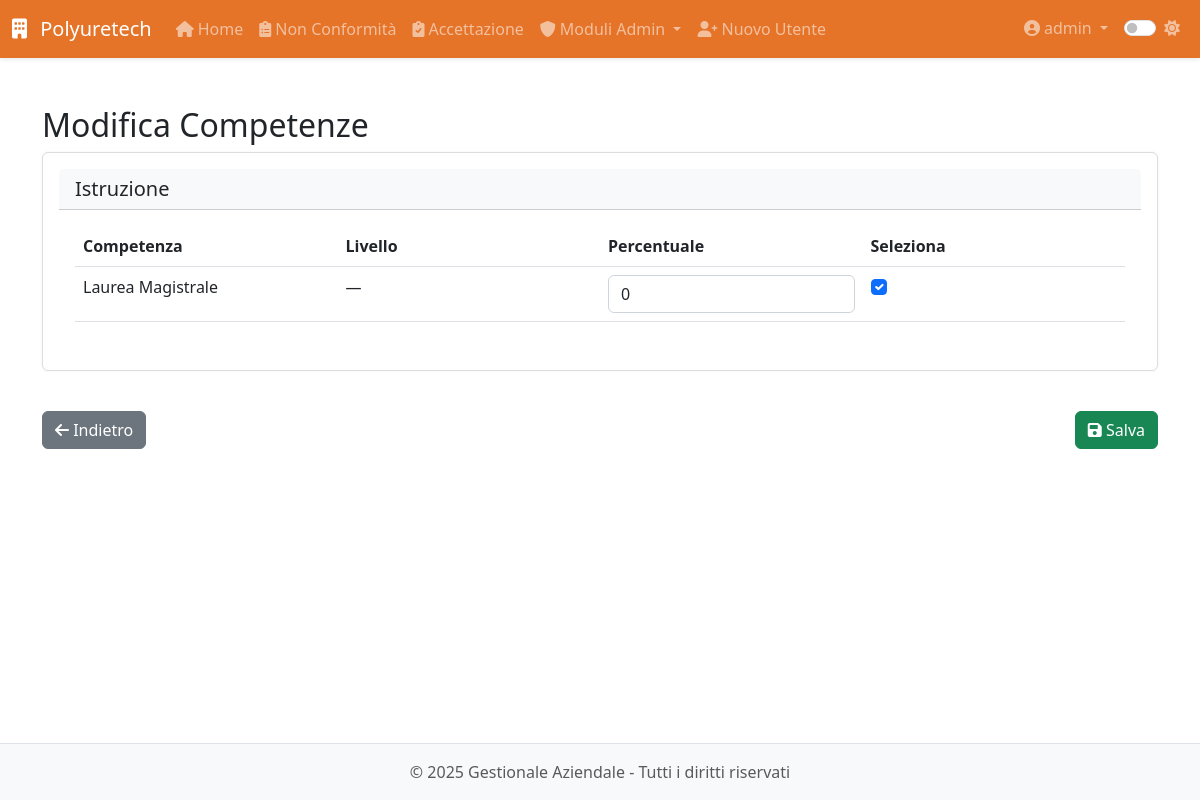
The app's page /modulo8/dipendenti/1/modifica_competenze (signed in) with its own data.
### app/models.py (models this page shows, shortened)
class User(UserMixin, db.Model):
    __tablename__ = 'users'
    id = db.Column(db.Integer, primary_key=True)
    username = db.Column(db.String(64), unique=True, nullable=False, index=True)
    email = db.Column(db.String(120), unique=True, nullable=False, index=True)
    password_hash = db.Column(db.String(128), nullable=False)
    role = db.Column(db.String(20), default='operatore')  # 'operatore' o 'admin'
    created_at = db.Column(db.DateTime, default=datetime.utcnow)
    last_login = db.Column(db.DateTime)
    is_active = db.Column(db.Boolean, default=True)
    is_admin = db.Column(db.Boolean, default=False)
    modules = db.Column(db.String(255), default='')  # Lista di moduli accessibili separati da virgola
    modulo1_entries = db.relationship('Modulo1Entry',
                               backref='author',
                               lazy='dynamic',
                               foreign_keys='Modulo1Entry.user_id')
    modulo5_entries = db.relationship('Modulo5Entry',
                               backref='author',
                               lazy='dynamic',
                               foreign_keys='Modulo5Entry.user_id')
    def is_admin(self):
        return self.role == 'admin'

class Competenza(db.Model):
    __tablename__ = 'competenza'
    id = db.Column(db.Integer, primary_key=True)
    nome = db.Column(db.String(64), nullable=False, unique=True)
    descrizione = db.Column(db.Text)
    livello = db.Column(db.String(20))  # base, intermedio, avanzato
    area = db.Column(db.String(64))     # tecnica, amministrativa, etc.
    created_at = db.Column(db.DateTime, default=datetime.utcnow)
    created_by_id = db.Column(db.Integer, db.ForeignKey('users.id'))
    dipendenti_associati = db.relationship('DipendenteCompetenza',
                                         back_populates='competenza',
                                         overlaps="competenze,dipendenti")
    performance = db.relationship('Performance', back_populates='competenza', cascade='all, delete-orphan')

### app/routes/modulo8.py (the view, shortened to what this page needs)
@modulo8.route('/dipendenti/<int:id>/modifica_competenze', methods=['GET', 'POST'])
@login_required
@admin_required
def modifica_competenze(id):
    dip = Dipendente.query.get_or_404(id)
    form = DipendenteStep4Form()
    competenze = Competenza.query.order_by(Competenza.area, Competenza.nome).all()
    form.competenze.choices = [(c.id, c.nome) for c in competenze]
    if request.method == 'GET':
        form.competenze.data = [c.id for c in dip.competenze]
    return render_template('modulo8/dipendenti/modifica_competenze.html',
                         form=form,
                         dip=dip,
                         competenze=competenze)

### app/forms.py
class DipendenteStep4Form(FlaskForm):
    competenze = SelectMultipleField('Competenze', coerce=int, validators=[Optional()])
    percentuali = FieldList(IntegerField('Percentuale', validators=[Optional(), NumberRange(min=0, max=100)]))
    previous_step = SubmitField('Indietro')
    final_submit = SubmitField('Completa e Salva')

### app/models.py (called while the page is built)
@login_manager.user_loader
def load_user(id):
    return User.query.get(int(id))

### app/utils.py (called while the page is built)
def admin_required(f):
    @wraps(f)
    def decorated_function(*args, **kwargs):
        if not current_user.is_admin:
            abort(403)
        return f(*args, **kwargs)
    return decorated_function

### app/templates/modulo8/dipendenti/modifica_competenze.html (shortened to what this page needs)
{% extends 'base.html' %}
{% block content %}
<div class="module-view">
    <h2>Modifica Competenze</h2>
    <form method="POST" class="needs-validation" novalidate>
        <div class="row">
            <div class="col-12">
                {% set aree = {} %}
                {% for comp in competenze %}
                    {% if comp.area not in aree %}
                        {% set _ = aree.update({comp.area: []}) %}
                    {% endif %}
                    {% set _ = aree[comp.area].append(comp) %}
                {% endfor %}
                {% for area, comps in aree.items() %}
                    <div class="card mb-3">
                        <div class="card-header bg-light">
                            <h5 class="mb-0">{{ area or 'Non Specificata' }}</h5>
                        </div>
                        <div class="card-body">
                            <div class="table-responsive">
                                <table class="table">
                                    <thead>
                                        <tr>
                                            <th style="width: 25%">Competenza</th>
                                            <th style="width: 25%">Livello</th>
                                            <th style="width: 25%">Percentuale</th>
                                            <th style="width: 25%">Seleziona</th>
                                        </tr>
                                    </thead>
                                    <tbody>
                                        {% for comp in comps %}
                                            <tr>
                                                <td>{{ comp.nome }}</td>
                                                <td>{{ comp.livello or '—' }}</td>
                                                <td>
                                                    {% set percentuale = 0 %}
                                                    {% for dc in dip.dipendente_competenze %}
                                                        {% if dc.competenza_id == comp.id %}
                                                            {% set percentuale = dc.percentuale %}
                                                        {% endif %}
                                                    {% endfor %}
                                                    <input type="number"
                                                           name="percentuali"
                                                           class="form-control"
                                                           min="0"
                                                           max="100"
                                                           value="{{ percentuale }}"
                                                           {% if not form.competenze.data or comp.id not in form.competenze.data %}disabled{% endif %}>
                                                </td>
                                                <td>
                                                    <div class="form-check">
                                                        <input type="checkbox"
                                                               name="competenze"
                                                               value="{{ comp.id }}"
                                                               class="form-check-input"
                                                               {% if form.competenze.data and comp.id in form.competenze.data %}checked{% endif %}
                                                               onchange="this.parentElement.parentElement.parentElement.querySelector('input[type=number]').disabled = !this.checked">
                                                    </div>
                                                </td>
                                            </tr>
                                        {% endfor %}
                                    </tbody>
                                </table>
                            </div>
                        </div>
                    </div>
                {% endfor %}
            </div>
        </div>
        <div class="d-flex justify-content-between mt-4">
            <a href="{{ url_for('modulo8.profilo_dipendente', id=dip.id) }}" class="btn btn-secondary">
                <i class="fas fa-arrow-left"></i> Indietro
            </a>
            <button type="submit" class="btn btn-success">
                <i class="fas fa-save"></i> Salva
            </button>
        </div>
    </form>
</div>
{% endblock %}

### app/templates/base.html (shortened to what this page needs)
<!DOCTYPE html>
<html lang="it">
<head>
    <link href="https://cdn.jsdelivr.net/npm/bootstrap@5.3.0-alpha1/dist/css/bootstrap.min.css" rel="stylesheet">
    <link rel="stylesheet" href="https://cdnjs.cloudflare.com/ajax/libs/font-awesome/6.0.0/css/all.min.css">
    <link id="theme-style" rel="stylesheet" href="{{ url_for('static', filename='css/theme-' + theme + '.css') }}">
    <link rel="stylesheet" href="{{ url_for('static', filename='css/style.css') }}">
    <link rel="stylesheet" href="{{ url_for('static', filename='css/modulo8.css') }}">
</head>
<body>
    <header class="navbar navbar-expand-lg navbar-dark bg-primary sticky-top shadow-sm">
        <div class="container-fluid">
            <a class="navbar-brand" href="{{ url_for('dashboard.index') }}">
                <i class="fas fa-building me-2"></i> Polyuretech
            </a>
            <div class="collapse navbar-collapse" id="navbarMain">
                {% if current_user.is_authenticated %}
                <ul class="navbar-nav me-auto">
                    <li class="nav-item">
                        <a class="nav-link" href="{{ url_for('dashboard.index') }}">
                            <i class="fas fa-home me-1"></i>Home
                        </a>
                    </li>
                    <li class="nav-item">
                        <a class="nav-link" href="{{ url_for('modulo1.index') }}">
                            <i class="fas fa-clipboard-list me-1"></i>Non Conformità
                        </a>
                    </li>
                    <li class="nav-item">
                        <a class="nav-link" href="{{ url_for('modulo5.index') }}">
                            <i class="fas fa-clipboard-check me-1"></i>Accettazione
                        </a>
                    </li>
                    {% if current_user.is_admin() %}
                    <li class="nav-item dropdown">
                        <a class="nav-link dropdown-toggle" href="#" id="adminModulesDropdown" data-bs-toggle="dropdown">
                            <i class="fas fa-shield-alt me-1"></i>Moduli Admin
                        </a>
                    </li>
                    <li class="nav-item">
                        <a class="nav-link" href="{{ url_for('auth.register') }}">
                            <i class="fas fa-user-plus me-1"></i>Nuovo Utente
                        </a>
                    </li>
                    {% endif %}
                </ul>
                <ul class="navbar-nav ms-auto">
                    <li class="nav-item dropdown">
                        <a class="nav-link dropdown-toggle" href="#" id="userDropdown" data-bs-toggle="dropdown">
                            <i class="fas fa-user-circle me-1"></i>{{ current_user.username }}
                        </a>
                    </li>
                    <li class="nav-item">
                        <div class="nav-link">
                            <div class="form-check form-switch">
                                <input class="form-check-input" type="checkbox" id="darkModeToggle" {% if theme == 'dark' %}checked{% endif %}>
                                <label class="form-check-label" for="darkModeToggle">
                                    <i id="theme-icon" class="fas {% if theme == 'dark' %}fa-moon{% else %}fa-sun{% endif %}"></i>
                                </label>
                            </div>
                        </div>
                    </li>
                </ul>
                {% endif %}
            </div>
        </div>
    </header>
    <main class="container py-4">
        {% block content %}{% endblock %}
    </main>
    <footer class="footer mt-auto py-3 bg-light">
        <div class="container text-center">
            <span class="text-muted">&copy; {{ current_year }} {{ app_name }} - Tutti i diritti riservati</span>
        </div>
    </footer>
</body>
</html>

### app/static/css/theme-light.css (style rules this page uses)
:root { --primary-color: #e05a00d7; --secondary-color: #6c757d; --bg-color: #ffffff; --text-color: #212529; --border-color: #dee2e6; --hover-bg: #f8f9fa; --card-bg: #ffffff; --card-border: #e9ecef; --input-bg: #ffffff; --input-border: #ced4da; --footer-bg: #f8f9fa; --footer-text: #6c757d; --bs-primary-rgb: 0, 0, 0; --bs-success-rgb: 1, 150, 20; --bs-info-rgb: 0, 0, 255; --bs-purple-rgb: 128, 0, 128; --bs-orange-rgb: 255, 165, 0; --bs-teal-rgb: 180, 180, 180; --bs-warning-rgb: 255, 255, 0; --bs-danger-rgb: 255, 0, 0; --bs-btn-bg: #ffffff; }
body { background-color: var(--bg-color); color: var(--text-color); transition: all 0.3s ease; }
.navbar-dark { background-color: var(--primary-color) !important; }
.card { background-color: var(--card-bg); border-color: var(--card-border); box-shadow: 0 0.125rem 0.25rem rgba(0, 0, 0, 0.075); transition: all 0.3s ease; }
.form-control { background-color: var(--input-bg); border-color: var(--input-border); color: var(--text-color); }
.footer { background-color: var(--footer-bg) !important; color: var(--footer-text); border-top: 1px solid var(--border-color); }
.table { color: var(--text-color); }

### app/static/css/style.css (style rules this page uses)
body { display: flex; flex-direction: column; min-height: 100vh; }
main { flex: 1; }
.table-responsive { overflow-x: auto; -webkit-overflow-scrolling: touch; }

### app/static/css/modulo8.css (style rules this page uses)
.card { background: #fff; padding: 1rem; border: 1px solid #ddd; border-radius: 6px; margin-bottom: 1rem; box-shadow: 0 0 3px rgba(0,0,0,0.05); }

### records on screen
User: username "admin"
Competenza: area "Istruzione", nome "Laurea Magistrale", livello "—", percentuali "0", competenze "☑"

### other values on screen
{{ app_name }} "Gestionale Aziendale"
